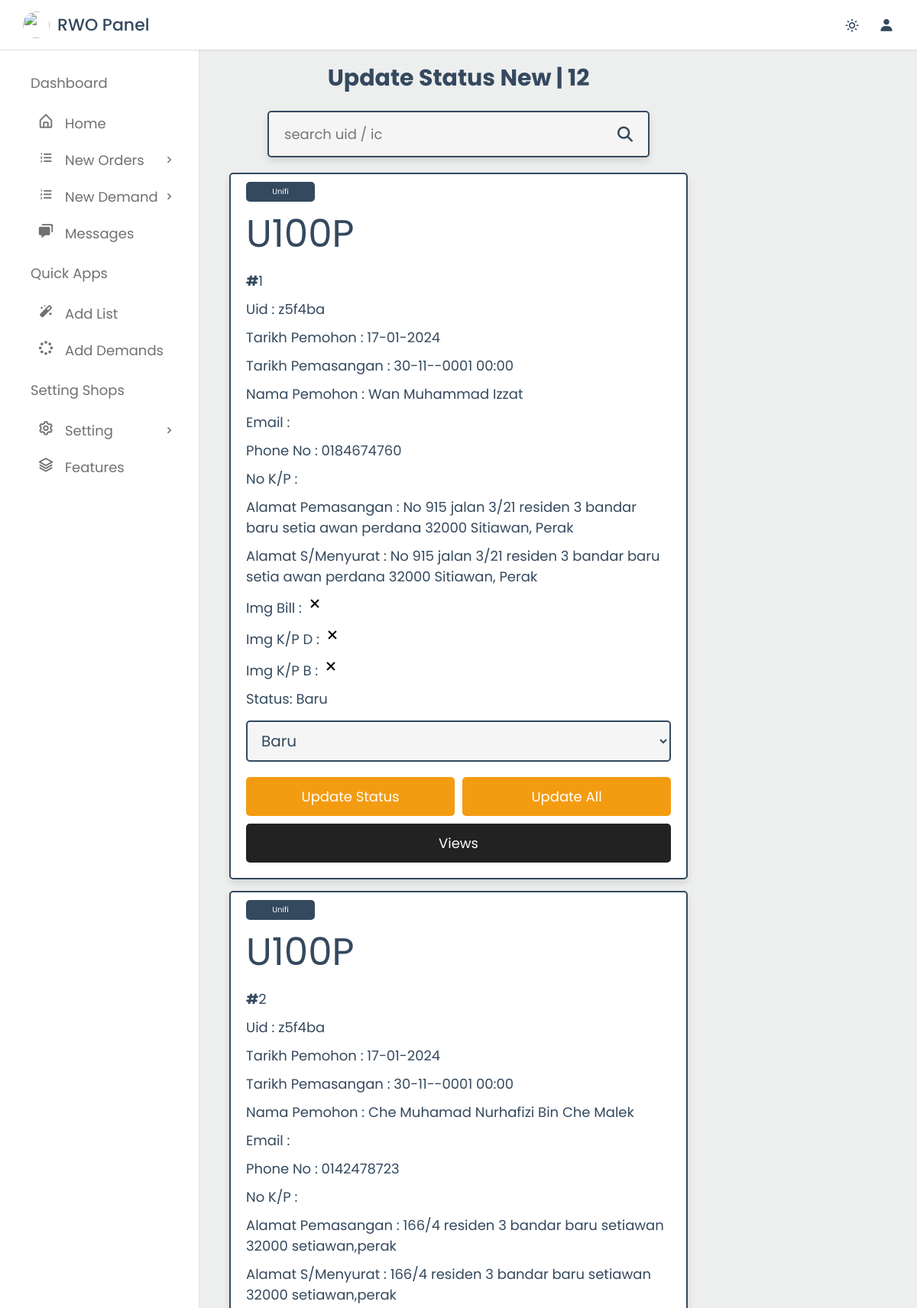
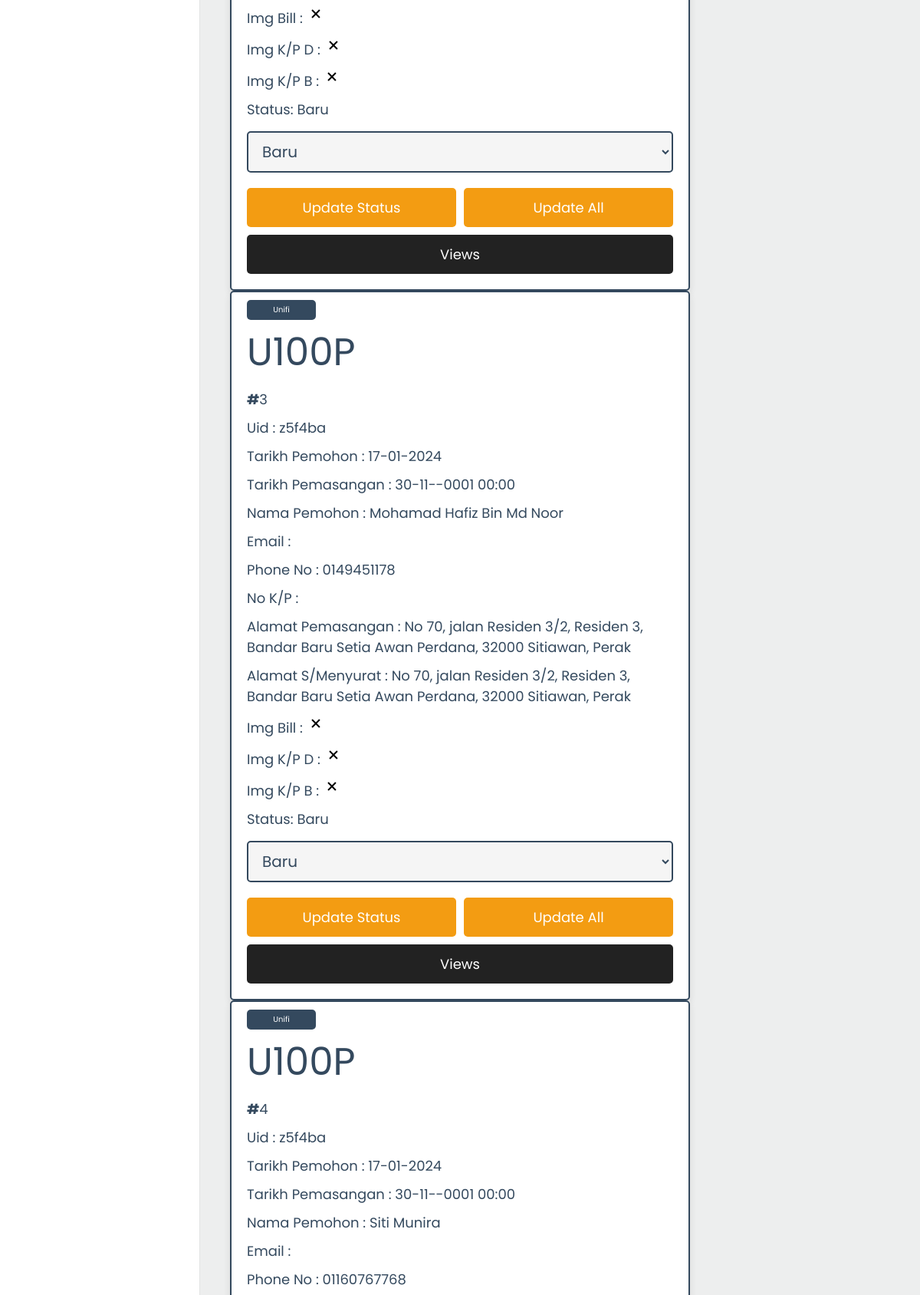
/rwopanel/update_status_demands_new.php (signed in, upper part), run on the app's committed database (2 pictures, top to bottom).
### tables this page shows
CREATE TABLE `demand_list` (
  `id` int(5) NOT NULL,
  `unique_id` varchar(6) NOT NULL,
  `tarikh` date NOT NULL DEFAULT current_timestamp(),
  `nama` varchar(50) NOT NULL,
  `email` varchar(50) NOT NULL,
  `phoneno` varchar(12) NOT NULL,
  `phonenoTambahan` varchar(12) DEFAULT NULL,
  `nokp` varchar(12) NOT NULL,
  `alamatPemasangan` varchar(255) NOT NULL,
  `alamatBill` varchar(255) NOT NULL,
  `pid` varchar(255) NOT NULL,
  `tarikhWaktu` datetime DEFAULT NULL,
  `signa_s` varchar(255) NOT NULL,
  `signa_c` varchar(255) NOT NULL,
  `imgBill` varchar(255) NOT NULL,
  `imgKpD` varchar(255) NOT NULL,
  `imgKpB` varchar(255) NOT NULL,
  `status` varchar(50) NOT NULL DEFAULT 'Baru',
  `catatan` varchar(255) DEFAULT NULL
);

CREATE TABLE `products` (
  `id` int(100) NOT NULL,
  `name` varchar(100) NOT NULL,
  `s_name` varchar(5) NOT NULL,
  `category` varchar(100) NOT NULL,
  `price` decimal(10,2) NOT NULL,
  `image` varchar(100) NOT NULL,
  `komisen` decimal(10,2) NOT NULL
);

### rwopanel/update_status_demands_new.php (the view, shortened to what this page needs)
<?php
include '../components/connect.php';
?>
<!DOCTYPE html>
<html lang="en">
<head>
   <link rel="stylesheet" href="https://cdnjs.cloudflare.com/ajax/libs/font-awesome/6.1.1/css/all.min.css">
    <link href="https://unpkg.com/boxicons@2.1.4/css/boxicons.min.css" rel="stylesheet" />
   <link rel="stylesheet" href="../css/admin_placed.css">
</head>
<body>
<?php include '../components/admin_header.php' ?>
<section class="placed-orders">
      <?php
         $select_newDemands = $conn->prepare("SELECT * FROM `demand_list` WHERE status =? ");
         $select_newDemands->execute(['Baru']);
            $jumlah_permintaanBaru = $select_newDemands->rowCount();
      ?>
   <h1 class="heading">update status new | <?= $jumlah_permintaanBaru;?></h1>
         <form action="" method="POST" class="search-form">
            <input type="text" name="search_box" placeholder="search uid / ic " maxlength="100" required>
            <button type="submit" class="fas fa-search" name="search_btn"></button>
         </form>
<div class="box-container">
   <?php
   if(isset($_POST['search_box']) OR isset($_POST['search_btn'])){
   $search_box = $_POST['search_box'];
   $search_box = filter_var($search_box, FILTER_SANITIZE_STRING);
   $select_listings = $conn->prepare("SELECT demand_list.id, demand_list.unique_id, demand_list.tarikh, demand_list.nama, demand_list.email, demand_list.phoneno, demand_list.nokp, demand_list.alamatPemasangan, demand_list.alamatBill, products.s_name, products.price, demand_list.tarikhWaktu, demand_list.signa_c, demand_list.imgBill, demand_list.imgKpD, demand_list.imgKpB, demand_list.status FROM demand_list INNER JOIN products ON demand_list.pid = products.id WHERE status = 'Baru' AND unique_id LIKE '%{$search_box}%' AND nokp LIKE '%{$search_box}%'");
   $select_listings->execute();
   }else
   $select_listings = $conn->prepare("SELECT demand_list.id, demand_list.unique_id, demand_list.tarikh, demand_list.nama, demand_list.email, demand_list.phoneno, demand_list.nokp, demand_list.alamatPemasangan, demand_list.alamatBill, products.s_name, products.price, demand_list.tarikhWaktu, demand_list.signa_c, demand_list.imgBill, demand_list.imgKpD, demand_list.imgKpB, demand_list.status FROM demand_list INNER JOIN products ON demand_list.pid = products.id WHERE status = 'Baru'");
   $select_listings->execute();
   if($select_listings->rowCount() > 0){
      while($fetch_orders = $select_listings->fetch(PDO::FETCH_ASSOC)){
   ?>
   <div class="box">
   <div class="box-queue-number">unifi</div>
      <div class="box-queue">
         <?= $fetch_orders['s_name']; ?>
      </div>
      <p><b>#<span><?= $fetch_orders['id'];?></p>
      <p> Uid : <span><?= $fetch_orders['unique_id'] ;?></span></p>
      <p> Tarikh Pemohon : <span><?= date("d-m-Y",strtotime($fetch_orders['tarikh'])) ;?></span></p>
      <p> Tarikh Pemasangan : <span><?php if($fetch_orders['tarikhWaktu'] != ''){echo date("d-m-Y H:i",strtotime($fetch_orders['tarikhWaktu']));} else{echo'Tiada Data';};?></span></p>
      <p> Nama Pemohon : <span><?= $fetch_orders['nama'] ;?></span></p>
      <p> Email : <span><?= $fetch_orders['email'] ;?></span></p>
      <p> Phone No : <span><?= $fetch_orders['phoneno'] ;?></span></p>
      <p> No K/P : <span><?= $fetch_orders['nokp'] ;?></span></p>
      <p> Alamat Pemasangan : <span><?= $fetch_orders['alamatPemasangan'] ;?></span></p>
      <p> Alamat S/Menyurat : <span><?= $fetch_orders['alamatBill'] ;?></span></p>
      <p> Img Bill : <span><?php if($fetch_orders['imgBill'] == ''){echo'<svg xmlns="http://www.w3.org/2000/svg" width="24" height="24" viewBox="0 0 24 24" style="fill: rgba(0, 0, 0, 1);transform: ;msFilter:;"><path d="m16.192 6.344-4.243 4.242-4.242-4.242-1.414 1.414L10.535 12l-4.242 4.242 1.414 1.414 4.242-4.242 4.243 4.242 1.414-1.414L13.364 12l4.242-4.242z"></path></svg>';} else{echo'<svg xmlns="http://www.w3.org/2000/svg" width="24" height="24" viewBox="0 0 24 24" style="fill: rgba(0, 0, 0, 1);transform: ;msFilter:;"><path d="m10 15.586-3.293-3.293-1.414 1.414L10 18.414l9.707-9.707-1.414-1.414z"></path></svg>';};?></span></p>
      <p> Img K/P D : <span><?php if($fetch_orders['imgKpD'] == ''){echo'<svg xmlns="http://www.w3.org/2000/svg" width="24" height="24" viewBox="0 0 24 24" style="fill: rgba(0, 0, 0, 1);transform: ;msFilter:;"><path d="m16.192 6.344-4.243 4.242-4.242-4.242-1.414 1.414L10.535 12l-4.242 4.242 1.414 1.414 4.242-4.242 4.243 4.242 1.414-1.414L13.364 12l4.242-4.242z"></path></svg>';} else{echo'<svg xmlns="http://www.w3.org/2000/svg" width="24" height="24" viewBox="0 0 24 24" style="fill: rgba(0, 0, 0, 1);transform: ;msFilter:;"><path d="m10 15.586-3.293-3.293-1.414 1.414L10 18.414l9.707-9.707-1.414-1.414z"></path></svg>';} ;?></span></p>
      <p> Img K/P B : <span><?php if($fetch_orders['imgKpB'] == ''){echo'<svg xmlns="http://www.w3.org/2000/svg" width="24" height="24" viewBox="0 0 24 24" style="fill: rgba(0, 0, 0, 1);transform: ;msFilter:;"><path d="m16.192 6.344-4.243 4.242-4.242-4.242-1.414 1.414L10.535 12l-4.242 4.242 1.414 1.414 4.242-4.242 4.243 4.242 1.414-1.414L13.364 12l4.242-4.242z"></path></svg>';} else{echo'<svg xmlns="http://www.w3.org/2000/svg" width="24" height="24" viewBox="0 0 24 24" style="fill: rgba(0, 0, 0, 1);transform: ;msFilter:;"><path d="m10 15.586-3.293-3.293-1.414 1.414L10 18.414l9.707-9.707-1.414-1.414z"></path></svg>';} ;?></span></p>
      <form action="" method="POST">
      <p> Status: <span><?= $fetch_orders['status']; ?></span></p>
         <select name="status" class="drop-down" required>
            <option value="" selected disabled><?= $fetch_orders['status']; ?></option>
         </select>
         <div class="flex-btn">
            <input type="submit" value="update status" class="btn" name="update_status">
            <a href="update_demands.php?update=<?=$fetch_orders['id'];?>" class="btn">update all</a>
         </div>
         <a href="view_details.php?view=<?= $fetch_orders['id'];?>" class="view-btn">Views</a>
      </form>
   </div>
   <?php
         }
      }elseif(isset($_POST['search_box']) OR isset($_POST['search_btn'])){
         echo '<p class="empty">no results found!</p>';
   }else{
      echo '<p class="empty">no new demands yet!</p>';
   }
   ?>
   </div>
</section>
</body>
</html>

### css/admin_placed.css (style rules this page uses)
:root { --purple: #4834d4; --green: #00a400; --red: #e74c3c; --orange: #f39c12; --black: #34495e; --solidBlack: #222; --white: #fff; --yellow: #fed330; --blue: hsl(219, 85%, 26%); --Very-light-grayish-blue: hsl(210, 60%, 98%); --Light-grayish-blue-1: hsl(211, 68%, 94%); --Light-grayish-blue-2: hsl(205, 33%, 90%); --Grayish-blue: hsl(219, 14%, 63%); --Dark-grayish-blue: hsl(219, 12%, 42%); --Very-dark-blue: hsl(224, 21%, 14%); --light-bg: #f5f5f5; --light-color: #999; --border: 0.2rem solid var(--black); --box-shadow: 0 0.5rem 1rem rgba(0, 0, 0, 0.1); --primary-color: #41baa1; --text-color: #1a1a1a; --navbar-height: 60px; --primary-color: #00a400; --white-color: #fff; --blue-color: #4070f4; --grey-color: #707070; --grey-color-light: #aaa; }
body { min-height: 100vh; background-color: #edeeee; transition: all 0.5s ease; }
* { font-family: "Poppins", sans-serif; margin: 0; padding: 0; box-sizing: border-box; text-decoration: none; outline: none; border: none; }
html { font-size: 62.5%; overflow-x: hidden; }
section { max-width: 1200px; margin: 0 auto; padding: 2rem; }
.btn, .view-btn, .delete-btn, .option-btn, .display-btn { display: block; margin-top: 1rem; border-radius: 0.5rem; cursor: pointer; width: 100%; font-size: 1.8rem; color: var(--white); padding: 1.2rem; text-transform: capitalize; text-align: center; }
.btn { background-color: var(--orange); }
.view-btn { background-color: var(--solidBlack); }
.flex-btn { display: flex; gap: 1rem; }
.heading { text-align: center; margin-bottom: 2rem; text-transform: capitalize; color: var(--black); font-size: 3rem; }
.search-form { max-width: 50rem; margin: 0 auto; border-radius: 0.5rem; background-color: var(--light-bg); box-shadow: var(--box-shadow); border: var(--border); padding: 1.5rem 2rem; display: flex; gap: 2rem; margin-bottom: 2rem; }
.search-form input { background-color: var(--light-bg); width: 100%; font-size: 1.8rem; color: var(--black); }
.search-form button { background: none; cursor: pointer; color: var(--black); font-size: 2rem; }
.placed-orders .box-container { display: grid; grid-template-columns: repeat(auto-fit, 60rem); gap: 1.5rem; justify-content: center; align-items: flex-start; }
.placed-orders .box-container .box { background-color: var(--white); border-radius: 0.5rem; box-shadow: var(--box-shadow); border: var(--border); padding: 2rem; padding-top: 1rem; }
.placed-orders .box .box-queue { padding: 0.5rem 0; font-size: 5rem; color: var(--black); }
.placed-orders .box .box-queue-number { padding: 0.5rem 0rem; background-color: var(--black); font-size: 1rem; color: var(--white); text-transform: capitalize; width: 90px; border-radius: 0.5rem; text-align: center; }
.placed-orders .box-container .box p { padding: 0.5rem 0; line-height: 1.5; font-size: 1.8rem; color: var(--black); }
.placed-orders .box-container .box p span { color: var(--main-color); }
.placed-orders .box-container .box .drop-down { width: 100%; margin: 1rem 0; background-color: var(--light-bg); padding: 1rem 1.4rem; font-size: 2rem; color: var(--black); border: var(--border); border-radius: 0.5rem; }

### rwopanel/update_status_demands_new.php (style rules this page uses)
.view-btn { background-color: var(--solidBlack) !important; }
.delete-btn, .view-btn, .box-queue, .box-queue-number { font-weight: normal !important; }
p { font-weight: normal !important; }
span { font-weight: normal !important; }
a.btn { font-weight: normal !important; }

### data on the page
demand_list: products.s_name "U100P", id "1", unique "z5f4ba", tarikh "17-01-2024", tarikhWaktu "30-11--0001 00:00", nama "Wan Muhammad Izzat", phoneno "0184674760", alamatPemasangan "No 915 jalan 3/21 residen 3 bandar baru setia awan perdana 32000 Sitiawan, Perak", alamatBill "No 915 jalan 3/21 residen 3 bandar baru setia awan perdana 32000 Sitiawan, Perak", status "Baru"
demand_list: products.s_name "U100P", id "2", unique "z5f4ba", tarikh "17-01-2024", tarikhWaktu "30-11--0001 00:00", nama "Che Muhamad Nurhafizi Bin Che Malek", phoneno "0142478723", alamatPemasangan "166/4 residen 3 bandar baru setiawan 32000 setiawan,perak", alamatBill "166/4 residen 3 bandar baru setiawan 32000 setiawan,perak", status "Baru"
demand_list: products.s_name "U100P", id "3", unique "z5f4ba", tarikh "17-01-2024", tarikhWaktu "30-11--0001 00:00", nama "Mohamad Hafiz Bin Md Noor", phoneno "0149451178", alamatPemasangan "No 70, jalan Residen 3/2, Residen 3, Bandar Baru Setia Awan Perdana, 32000 Sitiawan, Perak", alamatBill "No 70, jalan Residen 3/2, Residen 3, Bandar Baru Setia Awan Perdana, 32000 Sitiawan, Perak", status "Baru"
demand_list: products.s_name "U100P", id "4", unique "z5f4ba", tarikh "17-01-2024", tarikhWaktu "30-11--0001 00:00", nama "Siti Munira", phoneno "01160767768"

### other printed values
$jumlah_permintaanBaru "12"
